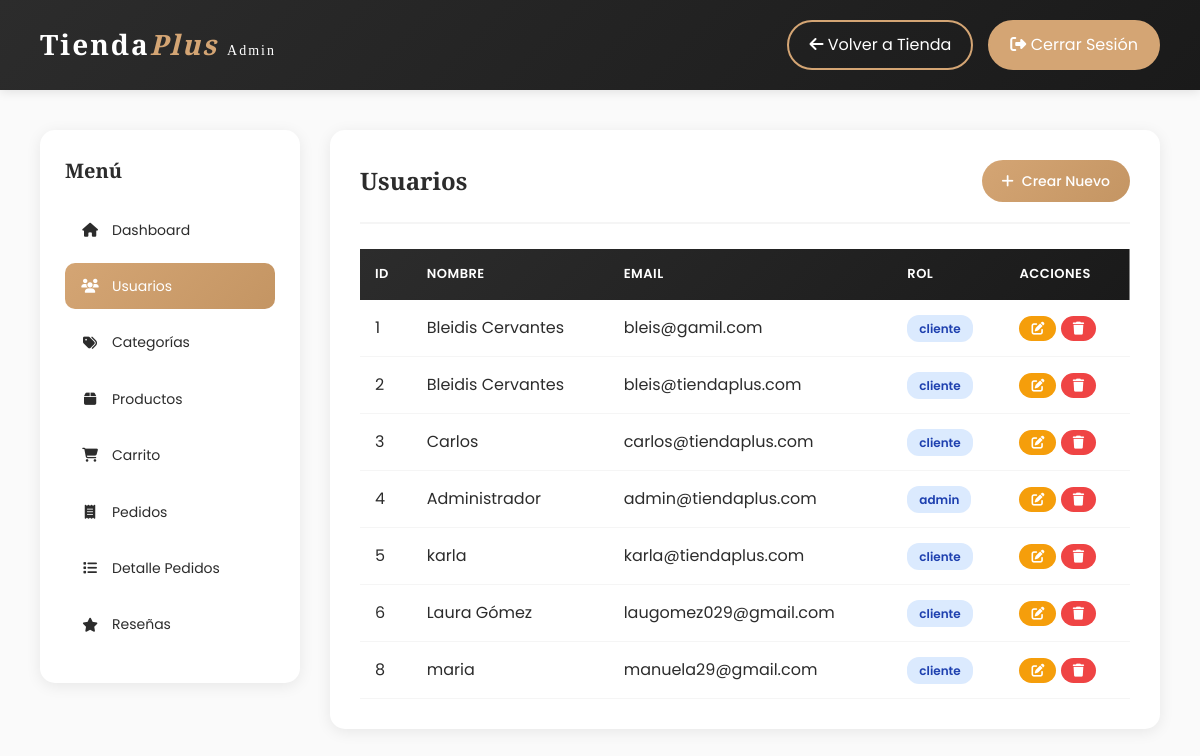
The app's page /backend/panel.php?tabla=usuarios (signed in) with its own data.
### tables this page shows
CREATE TABLE `usuarios` (
  `id` int(11) NOT NULL,
  `nombre` varchar(100) NOT NULL,
  `email` varchar(100) NOT NULL,
  `password` varchar(255) DEFAULT NULL,
  `rol` enum('admin','cliente','administrador') DEFAULT 'cliente'
);

### backend/panel.php (the view, shortened to what this page needs)
<?php
require_once("conexion.php");
$tabla = $_GET['tabla'] ?? 'dashboard';
$accion = $_GET['accion'] ?? 'listar';
if ($accion === 'listar') {
    function ejecutar_consulta($conn, $sql, $nombre_tabla)
    {
        $resultado = $conn->query($sql);
        return $resultado;
    }
    $usuarios = ejecutar_consulta($conn, "SELECT * FROM usuarios", "usuarios");
}
?>
<!DOCTYPE html>
<html lang="es">
<head>
    <link rel="stylesheet" href="https://cdnjs.cloudflare.com/ajax/libs/font-awesome/6.4.0/css/all.min.css">
</head>
<body>
    <header>
        <div class="header-content">
            <div class="logo">Tienda<span>Plus</span> <small style="font-size: 14px; font-weight: 400;">Admin</small>
            </div>
            <div class="header-actions" style="display: flex; gap: 15px;">
                <a href="../web/index.php"><i class="fas fa-arrow-left"></i> Volver a Tienda</a>
                <a href="logout.php" class="btn-logout"><i class="fas fa-sign-out-alt"></i> Cerrar Sesión</a>
            </div>
        </div>
    </header>
    <div class="container">
        <aside class="sidebar">
            <h3>Menú</h3>
            <ul class="sidebar-menu">
                <li><a href="panel.php?tabla=dashboard" class="<?= $tabla === 'dashboard' ? 'active' : '' ?>">
                        <i class="fas fa-home"></i> Dashboard
                    </a></li>
                <li><a href="panel.php?tabla=usuarios" class="<?= $tabla === 'usuarios' ? 'active' : '' ?>">
                        <i class="fas fa-users"></i> Usuarios
                    </a></li>
                <li><a href="panel.php?tabla=categorias" class="<?= $tabla === 'categorias' ? 'active' : '' ?>">
                        <i class="fas fa-tags"></i> Categorías
                    </a></li>
                <li><a href="panel.php?tabla=productos" class="<?= $tabla === 'productos' ? 'active' : '' ?>">
                        <i class="fas fa-box"></i> Productos
                    </a></li>
                <li><a href="panel.php?tabla=carrito" class="<?= $tabla === 'carrito' ? 'active' : '' ?>">
                        <i class="fas fa-shopping-cart"></i> Carrito
                    </a></li>
                <li><a href="panel.php?tabla=pedidos" class="<?= $tabla === 'pedidos' ? 'active' : '' ?>">
                        <i class="fas fa-receipt"></i> Pedidos
                    </a></li>
                <li><a href="panel.php?tabla=detalle_pedido" class="<?= $tabla === 'detalle_pedido' ? 'active' : '' ?>">
                        <i class="fas fa-list"></i> Detalle Pedidos
                    </a></li>
                <li><a href="panel.php?tabla=resenas" class="<?= $tabla === 'resenas' ? 'active' : '' ?>">
                        <i class="fas fa-star"></i> Reseñas
                    </a></li>
            </ul>
        </aside>
        <main class="main-content">
            <?php if ($tabla === 'dashboard'): ?>
                <div class="dashboard-grid">
                    <div class="stat-card">
                        <div class="icon"><i class="fas fa-users"></i></div>
                        <h3>Usuarios</h3>
                        <div class="number">
                            <?= $conn->query("SELECT COUNT(*) as total FROM usuarios")->fetch_assoc()['total'] ?>
                        </div>
                    </div>
                    <div class="stat-card">
                        <div class="icon"><i class="fas fa-box"></i></div>
                        <h3>Productos</h3>
                        <div class="number">
                            <?= $conn->query("SELECT COUNT(*) as total FROM productos")->fetch_assoc()['total'] ?>
                        </div>
                    </div>
                    <div class="stat-card">
                        <div class="icon"><i class="fas fa-receipt"></i></div>
                        <h3>Pedidos</h3>
                        <div class="number">
                            <?= $conn->query("SELECT COUNT(*) as total FROM pedidos")->fetch_assoc()['total'] ?>
                        </div>
                    </div>
                    <div class="stat-card">
                        <div class="icon"><i class="fas fa-tags"></i></div>
                        <h3>Categorías</h3>
                        <div class="number">
                            <?= $conn->query("SELECT COUNT(*) as total FROM categorias")->fetch_assoc()['total'] ?>
                        </div>
                    </div>
                </div>
                <div class="card">
                    <h2 style="font-family: 'Playfair Display', serif; color: #2c2c2c; margin-bottom: 15px;">Bienvenido al
                        Panel Administrativo</h2>
                    <p style="color: #6c757d;">Gestiona todos los aspectos de TiendaPlus desde este panel. Utiliza el menú
                        lateral para navegar entre las diferentes secciones.</p>
                </div>
            <?php else: ?>
                <div class="card">
                    <div class="card-header">
                        <h2><?= ucfirst(str_replace('_', ' ', $tabla)) ?></h2>
                        <a href="panel.php?tabla=<?= $tabla ?>&accion=crear" class="btn btn-primary">
                            <i class="fas fa-plus"></i> Crear Nuevo
                        </a>
                    </div>
                    <div class="table-responsive">
                        <?php if ($tabla === 'usuarios'): ?>
                            <table>
                                <thead>
                                    <tr>
                                        <th>ID</th>
                                        <th>Nombre</th>
                                        <th>Email</th>
                                        <th>Rol</th>
                                        <th>Acciones</th>
                                    </tr>
                                </thead>
                                <tbody>
                                    <?php if ($usuarios && $usuarios->num_rows > 0): ?>
                                        <?php while ($u = $usuarios->fetch_assoc()): ?>
                                            <tr>
                                                <td><?= $u['id'] ?></td>
                                                <td><?= $u['nombre'] ?></td>
                                                <td><?= $u['email'] ?></td>
                                                <td><span class="badge badge-info"><?= $u['rol'] ?></span></td>
                                                <td>
                                                    <a href="panel.php?tabla=usuarios&accion=editar&id=<?= $u['id'] ?>"
                                                        class="btn btn-warning btn-sm">
                                                        <i class="fas fa-edit"></i>
                                                    </a>
                                                    <a href="panel.php?tabla=usuarios&accion=eliminar&id=<?= $u['id'] ?>"
                                                        class="btn btn-danger btn-sm" onclick="return confirm('¿Eliminar?')">
                                                        <i class="fas fa-trash"></i>
                                                    </a>
                                                </td>
                                            </tr>
                                        <?php endwhile; ?>
                                    <?php else: ?>
                                        <tr>
                                            <td colspan="5" style="text-align:center;">No hay usuarios registrados</td>
                                        </tr>
                                    <?php endif; ?>
                                </tbody>
                            </table>
                        <?php endif; ?>
                    </div>
                </div>
            <?php endif; ?>
        </main>
    </div>
</body>
</html>

### backend/panel.php (style rules this page uses)
* { margin: 0; padding: 0; box-sizing: border-box; }
body { font-family: 'Poppins', sans-serif; background-color: #fafafa; color: #2c2c2c; line-height: 1.6; }
header { background: linear-gradient(135deg, #2c2c2c 0%, #1a1a1a 100%); color: #ffffff; padding: 20px 0; box-shadow: 0 2px 10px rgba(0, 0, 0, 0.1); }
.header-content { max-width: 1400px; margin: 0 auto; padding: 0 40px; display: flex; justify-content: space-between; align-items: center; }
.logo { font-family: 'Playfair Display', serif; font-size: 28px; font-weight: 700; color: #ffffff; letter-spacing: 2px; }
.logo span { color: #d4a574; font-style: italic; }
.header-actions a { color: #ffffff; text-decoration: none; padding: 10px 20px; border: 2px solid #d4a574; border-radius: 25px; transition: all 0.3s; }
.btn-logout { background: #d4a574 !important; border-color: #d4a574 !important; }
.container { max-width: 1400px; margin: 0 auto; padding: 40px; display: flex; gap: 30px; }
.sidebar { width: 260px; background: #ffffff; border-radius: 15px; padding: 25px; box-shadow: 0 3px 15px rgba(0, 0, 0, 0.08); height: fit-content; position: sticky; top: 20px; }
.sidebar h3 { font-family: 'Playfair Display', serif; color: #2c2c2c; margin-bottom: 20px; font-size: 20px; }
.sidebar-menu { list-style: none; }
.sidebar-menu li { margin-bottom: 10px; }
.sidebar-menu a { display: flex; align-items: center; gap: 12px; padding: 12px 15px; color: #2c2c2c; text-decoration: none; border-radius: 10px; transition: all 0.3s; font-size: 14px; }
.sidebar-menu a.active { background: linear-gradient(135deg, #d4a574 0%, #c49563 100%); color: #ffffff; }
.sidebar-menu i { width: 20px; text-align: center; }
.main-content { flex: 1; }
.card { background: #ffffff; border-radius: 15px; padding: 30px; box-shadow: 0 3px 15px rgba(0, 0, 0, 0.08); margin-bottom: 30px; }
.card-header { display: flex; justify-content: space-between; align-items: center; margin-bottom: 25px; padding-bottom: 20px; border-bottom: 2px solid #f5f5f5; }
.card-header h2 { font-family: 'Playfair Display', serif; font-size: 24px; color: #2c2c2c; }
.btn { padding: 10px 20px; border-radius: 25px; text-decoration: none; display: inline-flex; align-items: center; gap: 8px; font-size: 14px; font-weight: 500; transition: all 0.3s; border: none; cursor: pointer; }
.btn-primary { background: linear-gradient(135deg, #d4a574 0%, #c49563 100%); color: #ffffff; }
.btn-warning { background: #f59e0b; color: #ffffff; }
.btn-danger { background: #ef4444; color: #ffffff; }
.btn-sm { padding: 6px 12px; font-size: 13px; }
.table-responsive { overflow-x: auto; }
table { width: 100%; border-collapse: collapse; }
table thead { background: linear-gradient(135deg, #2c2c2c 0%, #1a1a1a 100%); color: #ffffff; }
table th { padding: 15px; text-align: left; font-weight: 600; font-size: 13px; text-transform: uppercase; letter-spacing: 0.5px; }
table td { padding: 15px; border-bottom: 1px solid #f5f5f5; }
table tbody tr { transition: background 0.2s; }
.badge { padding: 5px 12px; border-radius: 12px; font-size: 12px; font-weight: 600; }
.badge-info { background: #dbeafe; color: #1e40af; }

### records on screen
usuarios: id "1", nombre "Bleidis Cervantes", email "bleis@gamil.com", rol "cliente"
usuarios: id "2", nombre "Bleidis Cervantes", email "bleis@tiendaplus.com", rol "cliente"
usuarios: id "3", nombre "Carlos", email "carlos@tiendaplus.com", rol "cliente"
usuarios: id "4", nombre "Administrador", email "admin@tiendaplus.com", rol "admin"
usuarios: id "5", nombre "karla", email "karla@tiendaplus.com", rol "cliente"
usuarios: id "6", nombre "Laura Gómez", email "laugomez029@gmail.com", rol "cliente"
usuarios: id "8", nombre "maria", email "manuela29@gmail.com", rol "cliente"

### other values on screen
str_replace('_', ' ', $tabla) "Usuarios"
